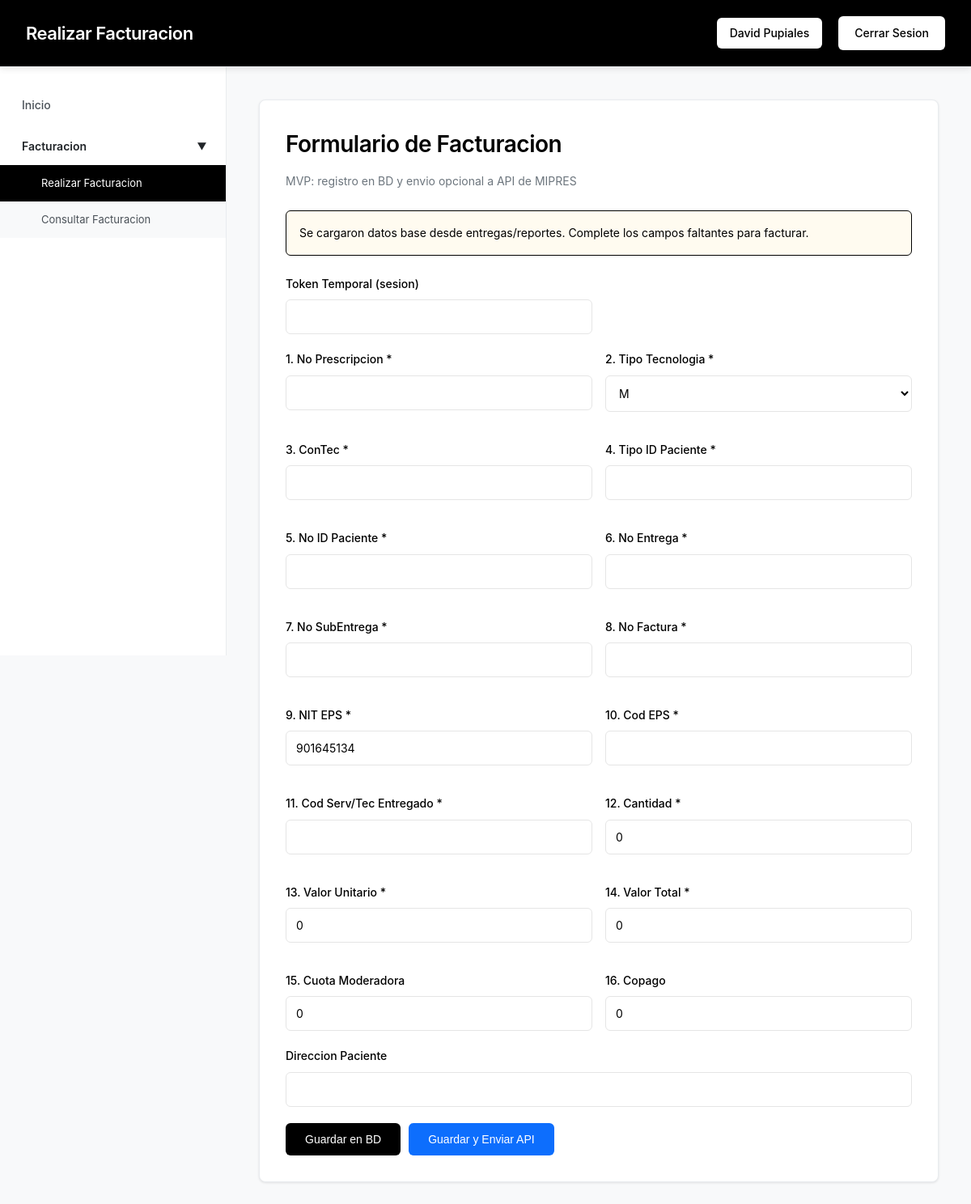
Page /facturacion/realizar_facturacion.php?source_id=3674&tipo_tec=M (signed in) on the committed database.
### tables this page shows
CREATE TABLE `entregas_reportes_exitosos` (
  `id` int(11) NOT NULL,
  `tipo_registro` enum('ENTREGA','REPORTE_ENTREGA') NOT NULL COMMENT 'Tipo de registro: ENTREGA o REPORTE_ENTREGA',
  `usuario_id` int(11) NOT NULL,
  `nombre_usuario` varchar(150) DEFAULT NULL COMMENT 'Nombre completo del usuario que realizó la entrega o reporte',
  `no_prescripcion` varchar(100) DEFAULT NULL COMMENT 'Número de prescripción asociada a la entrega o reporte',
  `nit` varchar(20) NOT NULL,
  `cod_servicio` varchar(100) DEFAULT NULL,
  `cantidad_entregada` varchar(100) DEFAULT NULL,
  `tipo_id_recibe` varchar(10) DEFAULT NULL,
  `numero_id_recibe` varchar(50) DEFAULT NULL,
  `lote` varchar(100) DEFAULT NULL,
  `id_entrega` varchar(100) DEFAULT NULL,
  `estado_entrega` int(11) DEFAULT NULL,
  `valor_entregado` varchar(100) DEFAULT NULL,
  `causa_no_entrega` int(11) DEFAULT 0,
  `http_code` int(11) NOT NULL DEFAULT 200 COMMENT 'Código HTTP de la respuesta exitosa',
  `fecha_registro` timestamp NOT NULL DEFAULT current_timestamp() COMMENT 'Fecha y hora de registro del éxito'
);

### config/database.php (called while the page is built, shortened)
<?php
try {
    $dsn = "mysql:host=" . DB_HOST . ";port=" . DB_PORT . ";dbname=" . DB_NAME . ";charset=utf8mb4";
    $options = [
        PDO::ATTR_ERRMODE => PDO::ERRMODE_EXCEPTION,
        PDO::ATTR_DEFAULT_FETCH_MODE => PDO::FETCH_ASSOC,
        PDO::ATTR_EMULATE_PREPARES => false,
    ];
    $pdo = new PDO($dsn, DB_USER, DB_PASS, $options);
} catch(PDOException $e) {
    die("Error de conexión a la base de datos: " . $e->getMessage() . "<br>Verifica que MySQL esté corriendo en el puerto " . DB_PORT . " y que la base de datos 'mipres_db' exista.");
}
class Database {
    private static $instance = null;
    private $connection;
    private function __construct() {
        global $pdo;
        $this->connection = $pdo;
    }
    public static function getInstance() {
        if (self::$instance === null) {
            self::$instance = new self();
        }
        return self::$instance;
    }
    public function getConnection() {
        return $this->connection;
    }
}
?>

### includes/auth.php (called while the page is built, shortened)
<?php
require_once __DIR__ . '/../config/database.php';
class Auth {
    public function isAuthenticated() {
        return true;
    }
    public function getCurrentUser() {
        return [
            'id' => $_SESSION['user_id'],
            'username' => $_SESSION['username'],
            'nombre_completo' => $_SESSION['nombre_completo'],
            'rol' => $_SESSION['rol']
        ];
    }
}
?>

### facturacion/realizar_facturacion.php (the view, shortened to what this page needs)
<?php
require_once __DIR__ . '/../config/database.php';
require_once __DIR__ . '/../includes/auth.php';
$auth = new Auth();
$usuario = $auth->getCurrentUser();
$mensaje = '';
$tipo_mensaje = '';
$datosFormulario = [
    'no_prescripcion' => '',
    'tipo_tec' => 'M',
    'con_tec' => '',
    'tipo_id_paciente' => '',
    'no_id_paciente' => '',
    'no_entrega' => '',
    'no_sub_entrega' => '',
    'no_factura' => '',
    'no_id_eps' => $_SESSION['token_nit'] ?? '',
    'cod_eps' => '',
    'cod_ser_tec_entregado' => '',
    'cant_un_min_dis' => '0',
    'valor_unit_facturado' => '0',
    'valor_tot_facturado' => '0',
    'cuota_moderadora' => '0',
    'copago' => '0',
    'dir_paciente' => ''
];
$candidateId = 0;
if ($candidateId === 0 && isset($_GET['source_id']) && is_numeric($_GET['source_id'])) {
    $sourceId = (int) $_GET['source_id'];
    try {
        $stmt = $pdo->prepare('SELECT * FROM entregas_reportes_exitosos WHERE id = ? LIMIT 1');
        $stmt->execute([$sourceId]);
        $source = $stmt->fetch(PDO::FETCH_ASSOC);
        if ($source) {
            $datosFormulario['no_prescripcion'] = $source['no_prescripcion'] ?? '';
            $datosFormulario['tipo_id_paciente'] = $source['tipo_id_recibe'] ?? '';
            $datosFormulario['no_id_paciente'] = $source['numero_id_recibe'] ?? '';
            $datosFormulario['no_id_eps'] = $source['nit'] ?? $datosFormulario['no_id_eps'];
            $datosFormulario['cod_ser_tec_entregado'] = $source['cod_servicio'] ?? '';
            $datosFormulario['cant_un_min_dis'] = $source['cantidad_entregada'] ?? '0';
            if (!empty($_GET['tipo_tec'])) {
                $datosFormulario['tipo_tec'] = trim($_GET['tipo_tec']);
            }
            $mensaje = 'Se cargaron datos base desde entregas/reportes. Complete los campos faltantes para facturar.';
            $tipo_mensaje = 'warning';
        }
    } catch (PDOException $e) {
        $mensaje = 'No fue posible cargar la fuente para prellenado.';
        $tipo_mensaje = 'error';
    }
}
$tokenTemporalVista = $_SESSION['token_temporal'] ?? '';
?>
<!DOCTYPE html>
<html lang="es">
<head>
    <link rel="stylesheet" href="../assets/styles.css">
</head>
<body>
    <div class="header">
        <h1>Realizar Facturacion</h1>
        <div class="user-info">
            <span class="user-badge"><?php echo htmlspecialchars($usuario['nombre_completo'] ?? 'Usuario'); ?></span>
            <a href="../logout.php" class="logout-btn">Cerrar Sesion</a>
        </div>
    </div>
    <div class="layout">
        <aside class="sidebar">
            <div class="sidebar-section">
                <a href="../dashboard.php" class="sidebar-item">Inicio</a>
            </div>
            <div class="sidebar-section">
                <div class="sidebar-item sidebar-parent" onclick="toggleMenu('facturacion')">
                    <span>Facturacion</span>
                    <span class="arrow open" id="arrow-facturacion">▶</span>
                </div>
                <div class="sidebar-children open" id="menu-facturacion">
                    <a href="realizar_facturacion.php" class="sidebar-item sidebar-child active">Realizar Facturacion</a>
                    <a href="consultar_facturacion.php" class="sidebar-item sidebar-child">Consultar Facturacion</a>
                </div>
            </div>
        </aside>
        <main class="main-content">
            <div class="card">
                <h2>Formulario de Facturacion</h2>
                <p class="card-subtitle">MVP: registro en BD y envio opcional a API de MIPRES</p>
                <?php if ($mensaje !== ''): ?>
                    <div class="alert alert-<?php echo htmlspecialchars($tipo_mensaje); ?>">
                        <?php echo htmlspecialchars($mensaje); ?>
                    </div>
                <?php endif; ?>
                <form method="POST" action="">
                    <div class="grid-2">
                        <div class="form-group">
                            <label>Token Temporal (sesion)</label>
                            <input type="text" name="token_temporal" value="<?php echo htmlspecialchars(trim($tokenTemporalVista, '"')); ?>">
                        </div>
                    </div>
                    <div class="grid-2">
                        <div class="form-group"><label>1. No Prescripcion *</label><input type="text" name="no_prescripcion" required maxlength="20" value="<?php echo htmlspecialchars($datosFormulario['no_prescripcion']); ?>"></div>
                        <div class="form-group"><label>2. Tipo Tecnologia *</label>
                            <select name="tipo_tec" required>
                                <?php foreach (['M','P','D','N','S'] as $opt): ?>
                                    <option value="<?php echo $opt; ?>" <?php echo $datosFormulario['tipo_tec'] === $opt ? 'selected' : ''; ?>><?php echo $opt; ?></option>
                                <?php endforeach; ?>
                            </select>
                        </div>
                        <div class="form-group"><label>3. ConTec *</label><input type="text" name="con_tec" required maxlength="2" value="<?php echo htmlspecialchars($datosFormulario['con_tec']); ?>"></div>
                        <div class="form-group"><label>4. Tipo ID Paciente *</label><input type="text" name="tipo_id_paciente" required maxlength="2" value="<?php echo htmlspecialchars($datosFormulario['tipo_id_paciente']); ?>"></div>
                        <div class="form-group"><label>5. No ID Paciente *</label><input type="text" name="no_id_paciente" required maxlength="17" value="<?php echo htmlspecialchars($datosFormulario['no_id_paciente']); ?>"></div>
                        <div class="form-group"><label>6. No Entrega *</label><input type="text" name="no_entrega" required maxlength="4" value="<?php echo htmlspecialchars($datosFormulario['no_entrega']); ?>"></div>
                        <div class="form-group"><label>7. No SubEntrega *</label><input type="text" name="no_sub_entrega" required maxlength="2" value="<?php echo htmlspecialchars($datosFormulario['no_sub_entrega']); ?>"></div>
                        <div class="form-group"><label>8. No Factura *</label><input type="text" name="no_factura" required maxlength="96" value="<?php echo htmlspecialchars($datosFormulario['no_factura']); ?>"></div>
                        <div class="form-group"><label>9. NIT EPS *</label><input type="text" name="no_id_eps" required maxlength="17" value="<?php echo htmlspecialchars($datosFormulario['no_id_eps']); ?>"></div>
                        <div class="form-group"><label>10. Cod EPS *</label><input type="text" name="cod_eps" required maxlength="6" value="<?php echo htmlspecialchars($datosFormulario['cod_eps']); ?>"></div>
                        <div class="form-group"><label>11. Cod Serv/Tec Entregado *</label><input type="text" name="cod_ser_tec_entregado" required maxlength="20" value="<?php echo htmlspecialchars($datosFormulario['cod_ser_tec_entregado']); ?>"></div>
                        <div class="form-group"><label>12. Cantidad *</label><input type="number" name="cant_un_min_dis" required step="0.0001" value="<?php echo htmlspecialchars($datosFormulario['cant_un_min_dis']); ?>"></div>
                        <div class="form-group"><label>13. Valor Unitario *</label><input type="number" name="valor_unit_facturado" required step="0.01" value="<?php echo htmlspecialchars($datosFormulario['valor_unit_facturado']); ?>"></div>
                        <div class="form-group"><label>14. Valor Total *</label><input type="number" name="valor_tot_facturado" required step="0.01" value="<?php echo htmlspecialchars($datosFormulario['valor_tot_facturado']); ?>"></div>
                        <div class="form-group"><label>15. Cuota Moderadora</label><input type="number" name="cuota_moderadora" step="0.01" value="<?php echo htmlspecialchars($datosFormulario['cuota_moderadora']); ?>"></div>
                        <div class="form-group"><label>16. Copago</label><input type="number" name="copago" step="0.01" value="<?php echo htmlspecialchars($datosFormulario['copago']); ?>"></div>
                    </div>
                    <div class="form-group">
                        <label>Direccion Paciente</label>
                        <input type="text" name="dir_paciente" maxlength="80" value="<?php echo htmlspecialchars($datosFormulario['dir_paciente']); ?>">
                    </div>
                    <div style="display:flex;gap:10px;">
                        <button type="submit" name="enviar_facturacion" class="btn" onclick="document.getElementById('enviar-api').value='0'">Guardar en BD</button>
                        <button type="submit" name="enviar_facturacion" class="btn" style="background:#0d6efd;" onclick="document.getElementById('enviar-api').value='1'">Guardar y Enviar API</button>
                    </div>
                </form>
            </div>
        </main>
    </div>
</body>
</html>

### assets/styles.css (style rules this page uses)
* { margin: 0; padding: 0; box-sizing: border-box; }
body { font-family: -apple-system, BlinkMacSystemFont, "Segoe UI", "Roboto", "Helvetica Neue", Arial, sans-serif; background-color: #f8f9fa; color: #212529; line-height: 1.6; overflow-x: hidden; }
.header { background-color: #000000; color: #ffffff; padding: 20px 32px; display: flex; justify-content: space-between; align-items: center; box-shadow: 0 2px 8px rgba(0, 0, 0, 0.1); border-bottom: 1px solid #e9ecef; position: sticky; top: 0; z-index: 100; animation: slideInLeft 0.5s ease-out; }
.header h1 { font-size: 22px; font-weight: 600; letter-spacing: -0.5px; animation: fadeIn 0.6s ease-out 0.2s both; }
.user-info { display: flex; align-items: center; gap: 20px; animation: fadeIn 0.6s ease-out 0.3s both; }
.user-badge { background-color: #ffffff; color: #000000; padding: 8px 16px; border-radius: 6px; font-size: 14px; font-weight: 500; transition: all 0.3s ease; }
.logout-btn { background-color: #ffffff; color: #000000; border: none; padding: 10px 20px; border-radius: 6px; cursor: pointer; font-size: 14px; font-weight: 500; transition: all 0.3s ease; text-decoration: none; display: inline-block; }
.container, .layout { display: flex; min-height: calc(100vh - 73px); }
.sidebar { width: 280px; background-color: #ffffff; border-right: 1px solid #e9ecef; padding: 24px 0; position: sticky; top: 73px; height: calc(100vh - 73px); overflow-y: auto; animation: slideInRight 0.5s ease-out; }
.sidebar-section { margin-bottom: 4px; }
.sidebar-item { padding: 12px 24px; color: #495057; text-decoration: none; display: block; transition: all 0.3s ease; cursor: pointer; font-size: 14px; font-weight: 500; border-left: 3px solid transparent; position: relative; animation: slideInRight 0.3s ease-out; animation-fill-mode: both; }
.sidebar-item:nth-child(1) { animation-delay: 0.05s; }
.sidebar-item:nth-child(2) { animation-delay: 0.1s; }
.sidebar-item::before { content: ""; position: absolute; left: 0; top: 0; height: 100%; width: 0; background-color: #f8f9fa; transition: width 0.3s ease; z-index: -1; }
.sidebar-item.active { background-color: #000000; color: #ffffff; border-left-color: #000000; }
.sidebar-parent { font-weight: 600; display: flex; justify-content: space-between; align-items: center; color: #212529; }
.sidebar-children { display: none; background-color: #f8f9fa; overflow: hidden; max-height: 0; transition: max-height 0.3s ease; }
.sidebar-children.open { display: block; max-height: 500px; }
.sidebar-child { padding-left: 48px; font-size: 13px; font-weight: 400; }
.arrow { transition: transform 0.3s ease; font-size: 12px; }
.arrow.open { transform: rotate(90deg); }
.main-content { flex: 1; padding: 40px; background-color: #f8f9fa; animation: fadeIn 0.6s ease-out; }
.card { background: #ffffff; border-radius: 8px; padding: 32px; box-shadow: 0 1px 3px rgba(0, 0, 0, 0.1); margin-bottom: 32px; border: 1px solid #e9ecef; transition: all 0.3s ease; animation: scaleIn 0.5s ease-out; }
.card h2 { color: #000000; margin-bottom: 12px; font-size: 28px; font-weight: 600; letter-spacing: -0.5px; }
.card-subtitle { color: #6c757d; font-size: 14px; margin-bottom: 24px; line-height: 1.6; }
.alert { padding: 16px; border-radius: 6px; margin-bottom: 24px; font-size: 14px; border: 1px solid; animation: slideInLeft 0.3s ease-out; }
.alert-warning { background-color: #fffbf0; color: #000000; border-color: #000000; }
.form-group { margin-bottom: 20px; animation: fadeIn 0.5s ease-out; }
.form-group label { display: block; margin-bottom: 8px; color: #000000; font-weight: 500; font-size: 14px; }
.form-group input, .form-group select, .form-group textarea { width: 100%; padding: 12px; border: 1px solid #e5e5e5; border-radius: 6px; font-size: 14px; font-family: inherit; transition: all 0.3s ease; background-color: #ffffff; }
.grid-2 { display: grid; grid-template-columns: repeat(2, 1fr); gap: 16px; }
.btn { background-color: #000000; color: #ffffff; border: none; padding: 12px 24px; border-radius: 6px; cursor: pointer; font-size: 14px; font-weight: 500; transition: all 0.3s ease; display: inline-block; text-decoration: none; text-align: center; position: relative; overflow: hidden; }
.btn::before { content: ""; position: absolute; top: 50%; left: 50%; width: 0; height: 0; border-radius: 50%; background: rgba(255, 255, 255, 0.1); transform: translate(-50%, -50%); transition: width 0.6s, height 0.6s; }

### rows in the picture
entregas_reportes_exitosos: no_id_eps "901645134", cant_un_min_dis "0", valor_unit_facturado "0", valor_tot_facturado "0", cuota_moderadora "0", copago "0"

### other values in the picture
$usuario['nombre_completo'] "David Pupiales"
$mensaje "Se cargaron datos base desde entregas/reportes. Complete los campos faltantes para facturar."
form field tipo_tec "M"
